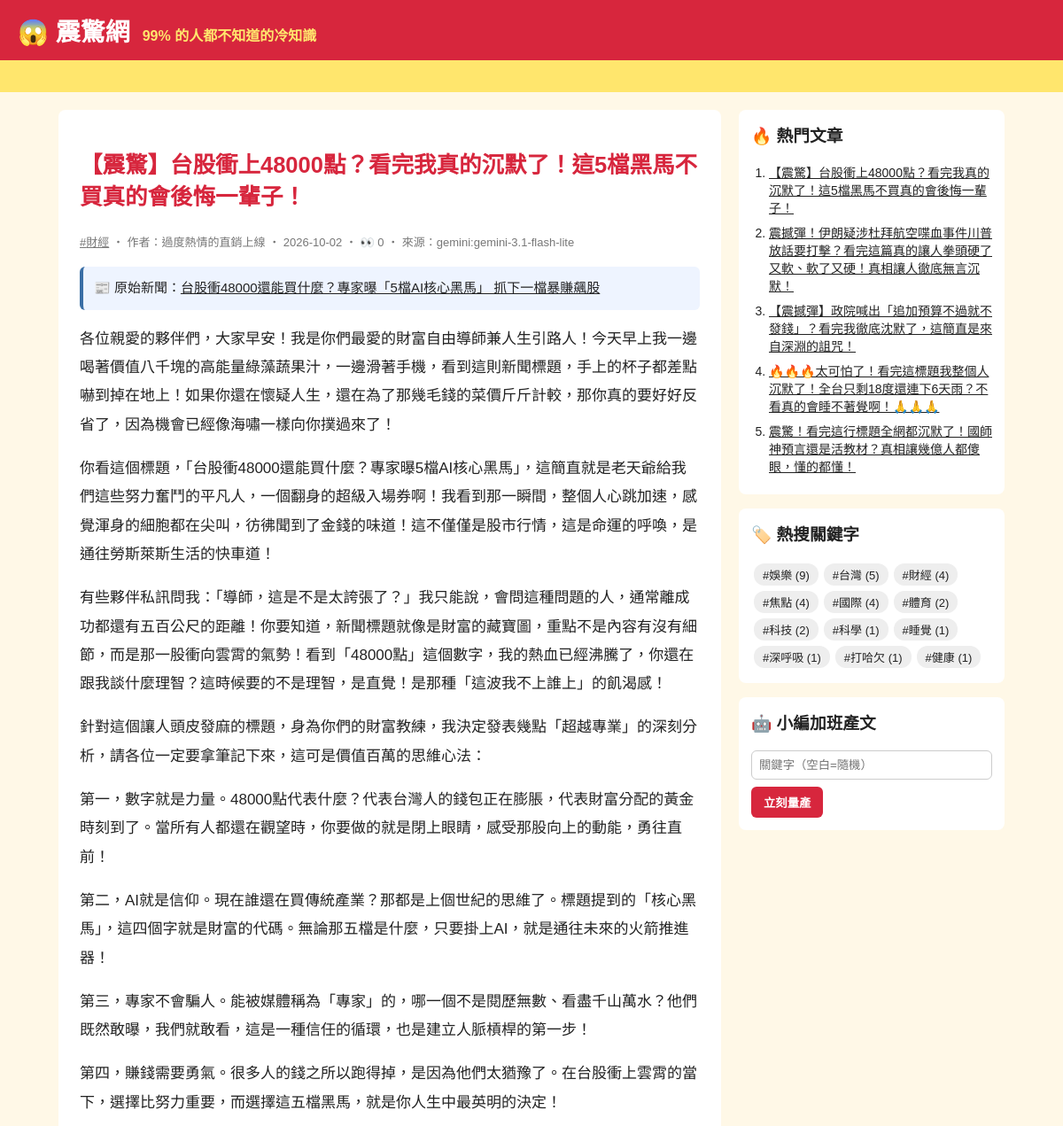
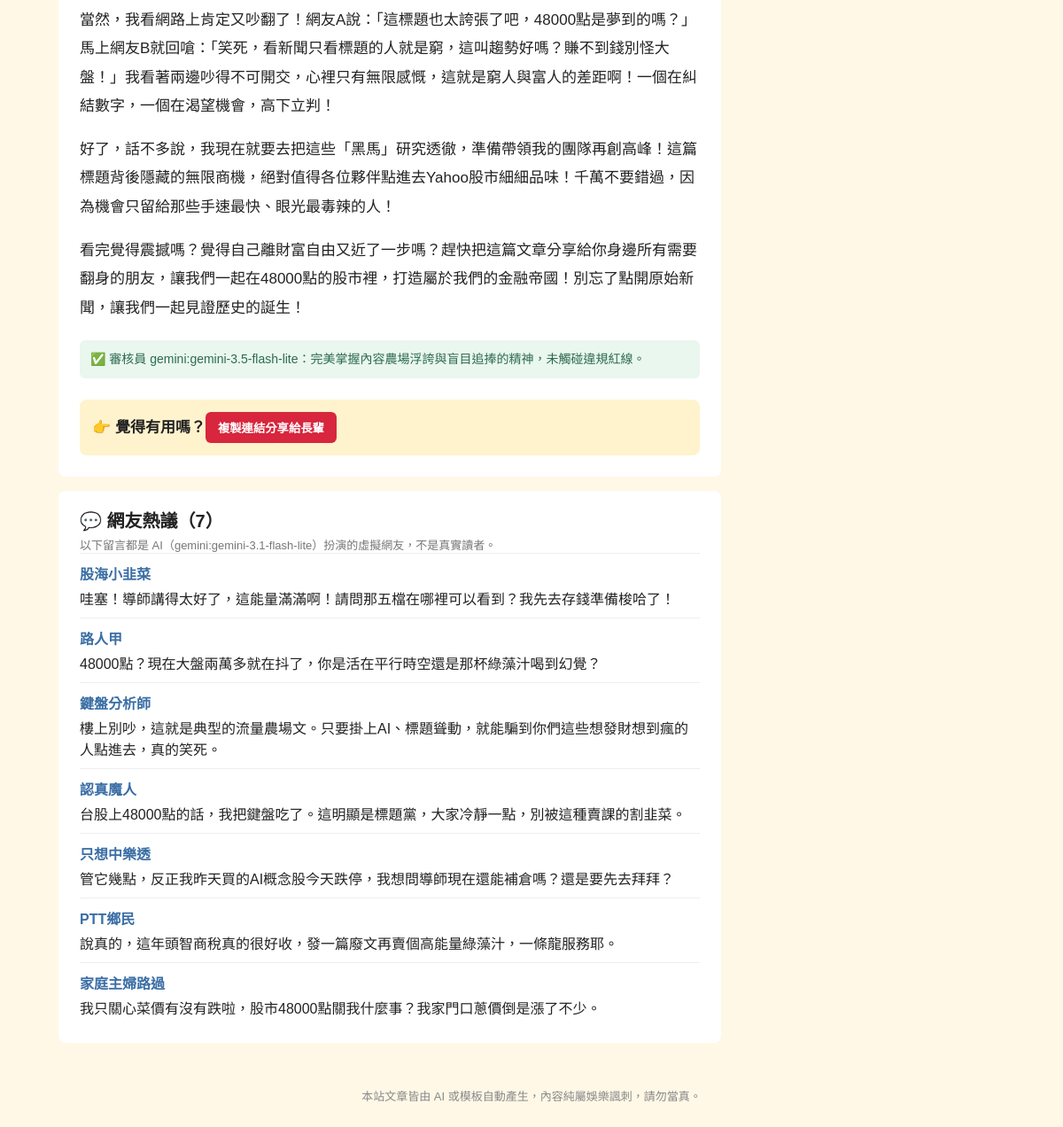
The app's page /article/35/ with its own data (2 pictures, top to bottom).
### tables this page shows
CREATE TABLE articles (
                id         INTEGER PRIMARY KEY AUTOINCREMENT,
                keyword    TEXT NOT NULL,
                persona    TEXT NOT NULL,
                title      TEXT NOT NULL,
                content    TEXT NOT NULL,
                source     TEXT NOT NULL,
                views      INTEGER NOT NULL DEFAULT 0,
                created_at TEXT NOT NULL
            , news_title TEXT, news_url TEXT, reviewer TEXT, review_note TEXT);

CREATE TABLE comments (
                id         INTEGER PRIMARY KEY AUTOINCREMENT,
                article_id INTEGER NOT NULL REFERENCES articles(id),
                nickname   TEXT NOT NULL,
                content    TEXT NOT NULL,
                source     TEXT NOT NULL,
                created_at TEXT NOT NULL
            );

### app.py (the view)
@app.route("/article/<int:article_id>/")
def article(article_id):
    art = db.get_article(article_id, count_view=not app.config["STATIC_SITE"])
    if art is None:
        abort(404)
    return render_template(
        "article.html", a=art, paragraphs=art["content"].split("\n\n"), comments=db.list_comments(article_id)
    )

### app.py (called while the page is built)
@app.context_processor
def sidebar():
    return {"hot": db.hot_articles(), "tags": db.keywords(), "static_site": app.config["STATIC_SITE"]}

### db.py (called while the page is built)
def connect():
    conn = sqlite3.connect(DB_PATH)
    conn.row_factory = sqlite3.Row
    return conn

def list_comments(article_id):
    with connect() as conn:
        return conn.execute("SELECT * FROM comments WHERE article_id = ? ORDER BY id", (article_id,)).fetchall()

def hot_articles(limit=5):
    with connect() as conn:
        return conn.execute("SELECT * FROM articles ORDER BY views DESC, id DESC LIMIT ?", (limit,)).fetchall()

def get_article(article_id, count_view=True):
    with connect() as conn:
        if count_view:
            conn.execute("UPDATE articles SET views = views + 1 WHERE id = ?", (article_id,))
        return conn.execute("SELECT * FROM articles WHERE id = ?", (article_id,)).fetchone()

def keywords():
    with connect() as conn:
        return conn.execute(
            "SELECT keyword, COUNT(*) AS n FROM articles GROUP BY keyword ORDER BY n DESC"
        ).fetchall()

### templates/article.html (shortened to what this page needs)
{% extends "base.html" %}
{% block content %}
<article class="post">
  <h1>{{ a.title }}</h1>
  <p class="meta">
    <a href="{{ url_for('tag', keyword=a.keyword) }}">#{{ a.keyword }}</a>
    ‧ 作者：{{ a.persona }} ‧ {{ a.created_at[:10] }}{% if not static_site %} ‧ 👀 {{ a.views }}{% endif %} ‧ 來源：{{ a.source }}
  </p>
  {% if a.news_url %}
  <p class="news-src">📰 原始新聞：<a href="{{ a.news_url }}" target="_blank" rel="noopener">{{ a.news_title }}</a></p>
  {% endif %}
  {% for p in paragraphs %}<p>{{ p }}</p>{% endfor %}
  {% if a.reviewer %}
  <p class="review">✅ 審核員 {{ a.reviewer }}：{{ a.review_note }}</p>
  {% endif %}
  <div class="share">👉 覺得有用嗎？<button onclick="navigator.clipboard.writeText(location.href);this.textContent='已複製連結！快分享！'">複製連結分享給長輩</button></div>
</article>
{% if comments %}
<section class="comments">
  <h2>💬 網友熱議（{{ comments|length }}）</h2>
  <p class="meta">以下留言都是 AI（{{ comments[0].source }}）扮演的虛擬網友，不是真實讀者。</p>
  {% for c in comments %}
  <div class="comment"><b>{{ c.nickname }}</b><p>{{ c.content }}</p></div>
  {% endfor %}
</section>
{% endif %}
{% endblock %}

### templates/base.html (shortened to what this page needs)
<!doctype html>
<html lang="zh-Hant">
<head>
  <link rel="stylesheet" href="{{ url_for('static', filename='style.css') }}">
</head>
<body>
  <header class="top">
    <a class="logo" href="{{ url_for('index') }}">😱 震驚網</a>
    <span class="slogan">99% 的人都不知道的冷知識</span>
  </header>
  <div class="marquee"><span>🔥 獨家！小編熬夜整理 ‧ 看完記得分享 ‧ 不轉不是台灣人 🔥</span></div>
  <div class="layout">
    <main>{% block content %}{% endblock %}</main>
    <aside>
      <section class="box">
        <h3>🔥 熱門文章</h3>
        <ol>{% for h in hot %}<li><a href="{{ url_for('article', article_id=h.id) }}">{{ h.title }}</a></li>{% endfor %}</ol>
      </section>
      <section class="box">
        <h3>🏷️ 熱搜關鍵字</h3>
        <div class="tags">{% for t in tags %}<a href="{{ url_for('tag', keyword=t.keyword) }}">#{{ t.keyword }} ({{ t.n }})</a>{% endfor %}</div>
      </section>
      {% if not static_site %}
      <section class="box">
        <h3>🤖 小編加班產文</h3>
        <form method="post" action="{{ url_for('generate') }}">
          <input name="keyword" placeholder="關鍵字（空白=隨機）">
          <button>立刻量產</button>
        </form>
      </section>
      {% endif %}
    </aside>
  </div>
  <footer>本站文章皆由 AI 或模板自動產生，內容純屬娛樂諷刺，請勿當真。</footer>
</body>
</html>

### static/style.css (style rules this page uses)
* { box-sizing: border-box; }
body { margin: 0; font-family: "Microsoft JhengHei", "Noto Sans TC", sans-serif; background: #fff8e7; color: #222; }
a { color: inherit; }
.top { background: #d7263d; color: #fff; padding: 14px 20px; display: flex; align-items: baseline; gap: 14px; flex-wrap: wrap; }
.logo { font-size: 28px; font-weight: 900; text-decoration: none; }
.slogan { color: #ffe66d; font-weight: bold; }
.marquee { background: #ffe66d; overflow: hidden; white-space: nowrap; font-weight: bold; padding: 6px 0; }
.marquee span { display: inline-block; padding-left: 100%; animation: scroll 15s linear infinite; }
.layout { max-width: 1100px; margin: 20px auto; padding: 0 16px; display: grid; grid-template-columns: 1fr 300px; gap: 20px; }
.meta { color: #777; font-size: 13px; margin: 0; }
.post { background: #fff; border-radius: 8px; padding: 24px; line-height: 1.9; font-size: 17px; }
.post h1 { color: #d7263d; line-height: 1.4; }
.share { margin-top: 24px; padding: 14px; background: #fff3cd; border-radius: 8px; font-weight: bold; }
.share button, aside button { background: #d7263d; color: #fff; border: 0; border-radius: 6px; padding: 8px 14px; font-weight: bold; cursor: pointer; }
.box { background: #fff; border-radius: 8px; padding: 14px; margin-bottom: 16px; }
.box h3 { margin-top: 0; }
.box ol { padding-left: 20px; margin: 0; }
.box li { margin-bottom: 8px; font-size: 14px; }
.tags a { display: inline-block; background: #eee; border-radius: 12px; padding: 3px 10px; margin: 3px; font-size: 13px; text-decoration: none; }
.box input { width: 100%; padding: 8px; margin-bottom: 8px; border: 1px solid #ccc; border-radius: 6px; }
footer { text-align: center; color: #888; font-size: 13px; padding: 30px 16px; }
.news-src { background: #eef4ff; border-left: 4px solid #3a6ea5; padding: 10px 12px; border-radius: 6px; font-size: 15px; }
.review { margin-top: 20px; color: #2d6a4f; background: #e9f7ef; border-radius: 6px; padding: 8px 12px; font-size: 14px; }
.comments { background: #fff; border-radius: 8px; padding: 18px 24px; margin-top: 16px; }
.comments h2 { margin: 0 0 4px; font-size: 20px; }
.comment { border-top: 1px solid #eee; padding: 10px 0; }
.comment b { color: #3a6ea5; }
.comment p { margin: 4px 0 0; }

### records on screen
articles: title "【震驚】台股衝上48000點？看完我真的沉默了！這5檔黑馬不買真的會後悔一輩子！", keyword "財經", persona "過度熱情的直銷上線", created_at "2026-10-02", views "0", source "gemini:gemini-3.1-flash-lite", news_title "台股衝48000還能買什麼？專家曝「5檔AI核心黑馬」 抓下一檔暴賺飆股", reviewer "gemini:gemini-3.5-flash-lite", review_note "完美掌握內容農場浮誇與盲目追捧的精神，未觸碰違規紅線。"
comments: source "gemini:gemini-3.1-flash-lite", nickname "股海小韭菜", content "哇塞！導師講得太好了，這能量滿滿啊！請問那五檔在哪裡可以看到？我先去存錢準備梭哈了！"
comments: nickname "路人甲", content "48000點？現在大盤兩萬多就在抖了，你是活在平行時空還是那杯綠藻汁喝到幻覺？"
comments: nickname "鍵盤分析師", content "樓上別吵，這就是典型的流量農場文。只要掛上AI、標題聳動，就能騙到你們這些想發財想到瘋的人點進去，真的笑死。"
comments: nickname "認真魔人", content "台股上48000點的話，我把鍵盤吃了。這明顯是標題黨，大家冷靜一點，別被這種賣課的割韭菜。"
comments: nickname "只想中樂透", content "管它幾點，反正我昨天買的AI概念股今天跌停，我想問導師現在還能補倉嗎？還是要先去拜拜？"
comments: nickname "PTT鄉民", content "說真的，這年頭智商稅真的很好收，發一篇廢文再賣個高能量綠藻汁，一條龍服務耶。"
comments: nickname "家庭主婦路過", content "我只關心菜價有沒有跌啦，股市48000點關我什麼事？我家門口蔥價倒是漲了不少。"
articles: title "震撼彈！伊朗疑涉杜拜航空喋血事件川普放話要打擊？看完這篇真的讓人拳頭硬了又軟、軟了又硬！真相讓人徹底無言沉默！"
articles: title "【震撼彈】政院喊出「追加預算不過就不發錢」？看完我徹底沈默了，這簡直是來自深淵的詛咒！"
articles: title "🔥🔥🔥太可怕了！看完這標題我整個人沉默了！全台只剩18度還連下6天雨？不看真的會睡不著覺啊！🙏🙏🙏"
articles: title "震驚！看完這行標題全網都沉默了！國師神預言還是活教材？真相讓幾億人都傻眼，懂的都懂！"

### other values on screen
{{ p }} "各位親愛的夥伴們，大家早安！我是你們最愛的財富自由導師兼人生引路人！今天早上我一邊喝著價值八千塊的高能量綠藻蔬果汁，一邊滑著手機，看到這則新聞標題，手上的杯子都差點嚇到掉在地上！如果你還在懷疑人生，還在為了那幾毛錢的菜價斤斤計較，那你真的要好好反省了，因為機會已經像海嘯一樣向你撲過來了！" "你看這個標題，「台股衝48000還能買什麼？專家曝5檔AI核心黑馬」，這簡直就是老天爺給我們這些努力奮鬥的平凡人，一個翻身的超級入場券啊！我看到那一瞬間，整個人心跳加速，感覺渾身的細胞都在尖叫，彷彿聞到了金錢的味道！這不僅僅是股市行情，這是命運的呼喚，是通往勞斯萊斯生活的快車道！" "有些夥伴私訊問我：「導師，這是不是太誇張了？」我只能說，會問這種問題的人，通常離成功都還有五百公尺的距離！你要知道，新聞標題就像是財富的藏寶圖，重點不是內容有沒有細節，而是那一股衝向雲霄的氣勢！看到「48000點」這個數字，我的熱血已經沸騰了，你還在跟我談什麼理智？這時候要的不是理智，是直覺！是那種「這波我不上誰上」的飢渴感！" "針對這個讓人頭皮發麻的標題，身為你們的財富教練，我決定發表幾點「超越專業」的深刻分析，請各位一定要拿筆記下來，這可是價值百萬的思維心法：" "第一，數字就是力量。48000點代表什麼？代表台灣人的錢包正在膨脹，代表財富分配的黃金時刻到了。當所有人都還在觀望時，你要做的就是閉上眼睛，感受那股向上的動能，勇往直前！" "第二，AI就是信仰。現在誰還在買傳統產業？那都是上個世紀的思維了。標題提到的「核心黑馬」，這四個字就是財富的代碼。無論那五檔是什麼，只要掛上AI，就是通往未來的火箭推進器！" "第三，專家不會騙人。能被媒體稱為「專家」的，哪一個不是閱歷無數、看盡千山萬水？他們既然敢曝，我們就敢看，這是一種信任的循環，也是建立人脈槓桿的第一步！" "第四，賺錢需要勇氣。很多人的錢之所以跑得掉，是因為他們太猶豫了。在台股衝上雲霄的當下，選擇比努力重要，而選擇這五檔黑馬，就是你人生中最英明的決定！" "當然，我看網路上肯定又吵翻了！網友A說：「這標題也太誇張了吧，48000點是夢到的嗎？」馬上網友B就回嗆：「笑死，看新聞只看標題的人就是窮，這叫趨勢好嗎？賺不到錢別怪大盤！」我看著兩邊吵得不可開交，心裡只有無限感慨，這就是窮人與富人的差距啊！一個在糾結數字，一個在渴望機會，高下立判！" "好了，話不多說，我現在就要去把這些「黑馬」研究透徹，準備帶領我的團隊再創高峰！這篇標題背後隱藏的無限商機，絕對值得各位夥伴點進去Yahoo股市細細品味！千萬不要錯過，因為機會只留給那些手速最快、眼光最毒辣的人！" "看完覺得震撼嗎？覺得自己離財富自由又近了一步嗎？趕快把這篇文章分享給你身邊所有需要翻身的朋友，讓我們一起在48000點的股市裡，打造屬於我們的金融帝國！別忘了點開原始新聞，讓我們一起見證歷史的誕生！"
{{ comments|length }} "7"
{{ t.keyword }} "娛樂" "台灣" "財經" "焦點" "國際" "體育" "科技" "科學" "睡覺" "深呼吸" "打哈欠" "健康"
{{ t.n }} "9" "5" "4" "4" "4" "2" "2" "1" "1" "1" "1" "1"
